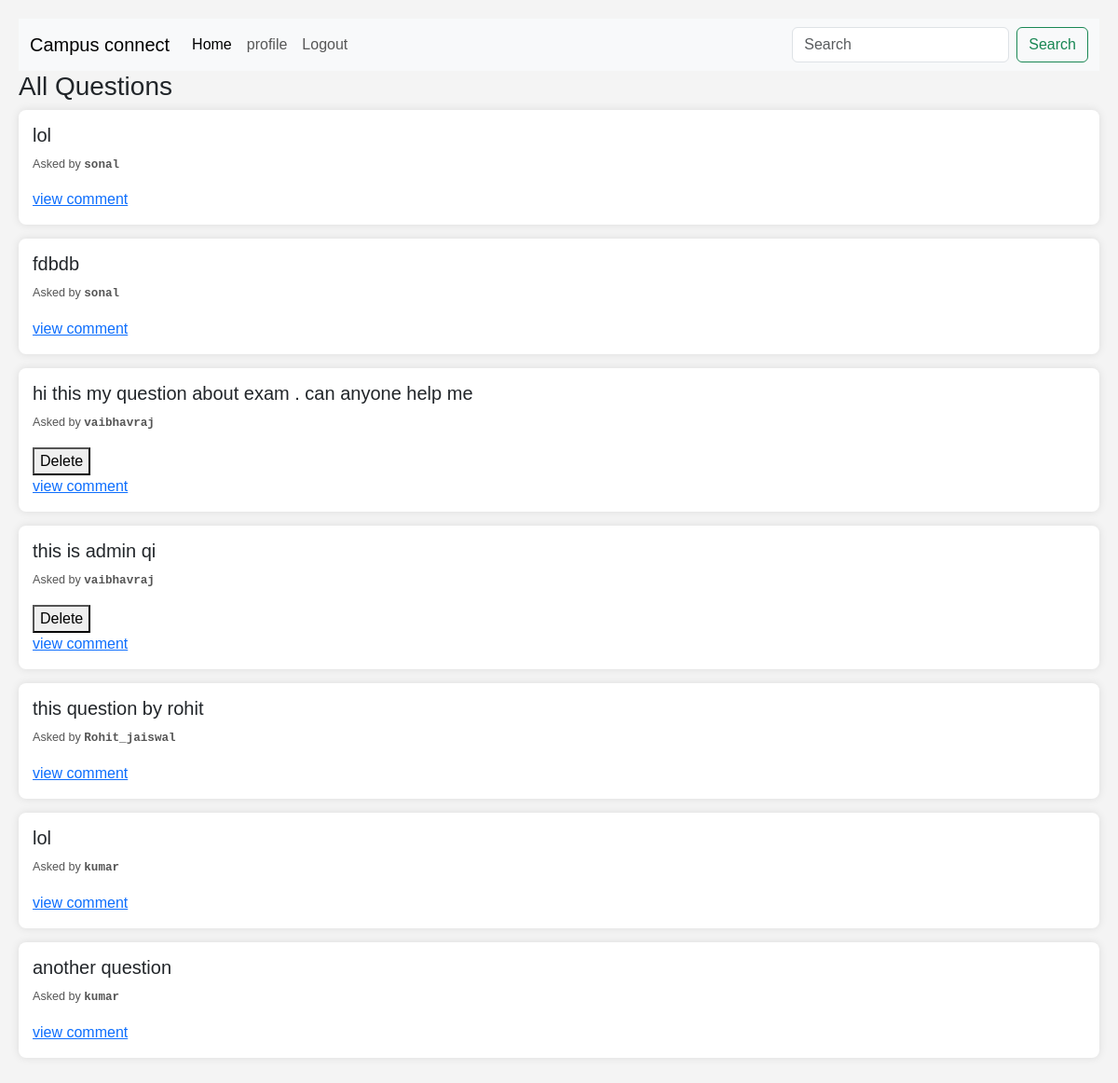
/home/ (signed in), run on an earlier commit of the app's database.
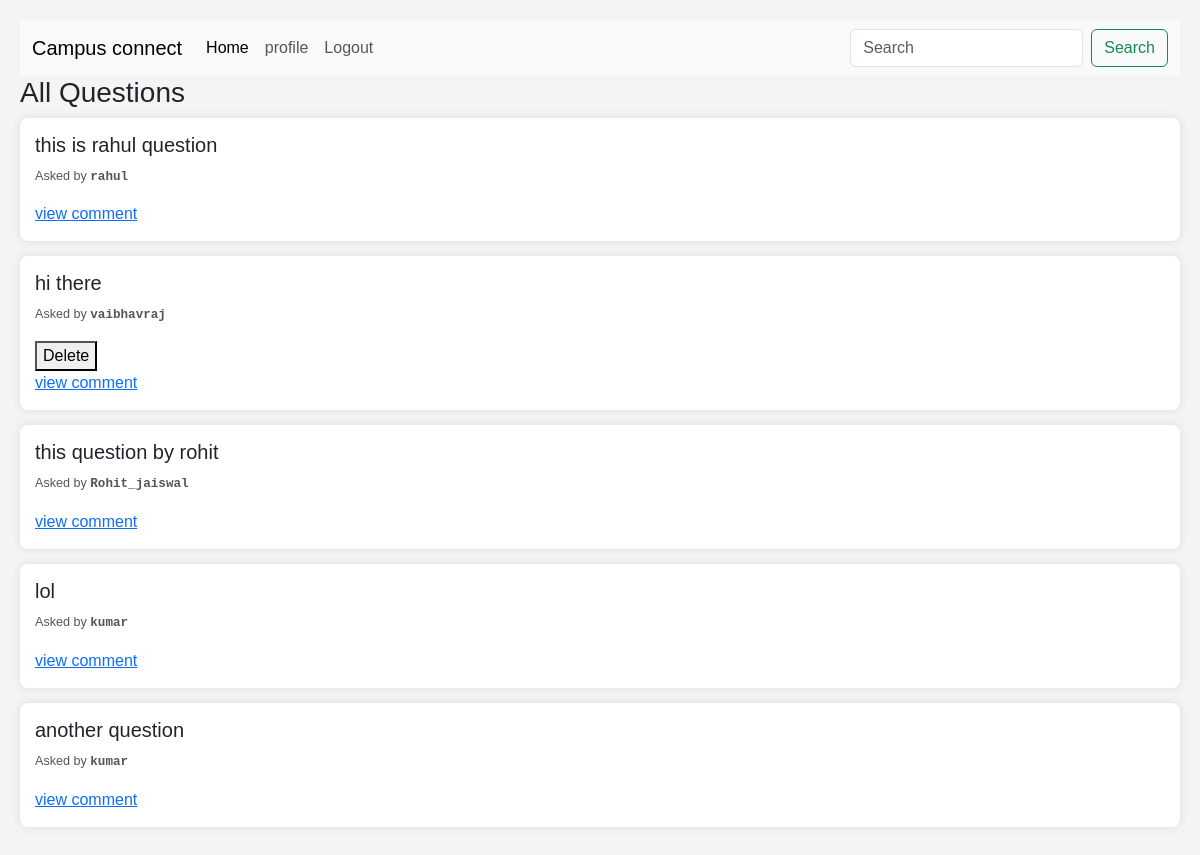
And on a later commit of the database.
### student/models.py (models this page shows, shortened)
class questions(models.Model):
    user = models.ForeignKey(User,on_delete=models.CASCADE)
    question_text = models.TextField(max_length=240)
    created_on = models.DateField(auto_now_add=True)

### student/views.py (the view)
# urls.py: 2. Add a URL to urlpatterns:  path('', views.home, name='home')
@login_required
def home(request):
    all_questions = questions.objects.all().order_by('-created_on')
    return render(request,'home.html',{'all_questions': all_questions})

### student/templates/home.html (shortened to what this page needs)
{% extends "base.html" %} {% block content%}
<!DOCTYPE html>
<html lang="en">
  <head>
  </head>
  <body>
    <h3>All Questions</h3>
    {% for question in all_questions %}
    <div class="question-container">
      <h5>{{ question.question_text }}</h5>
      <p class="question-info">
        <small>
          Asked by <span class="username"> {{ question.user.username }} </span>
        </small>
      </p>
      {% if request.user.username == question.user.username %}
      <form action="{% url 'delete_question' question.id %}">
        <button type="submit" class="delete-button">Delete</button>
      </form>
      {% endif %}
      <a href="{% url 'question_detail' question.id %}">view comment</a>
    </div>
    {% endfor %}
  </body>
</html>
{%endblock%}

What changed in the data, as far as the page shows it:
removed questions: question_text "lol", user.username "sonal"
removed questions: question_text "fdbdb", user.username "sonal"
removed questions: question_text "hi this my question about exam . can anyone help me", user.username "vaibhavraj", shows "Delete"
removed questions: question_text "this is admin qi", user.username "vaibhavraj", shows "Delete"
added questions: question_text "this is rahul question", user.username "rahul"
added questions: question_text "hi there", user.username "vaibhavraj", shows "Delete"
